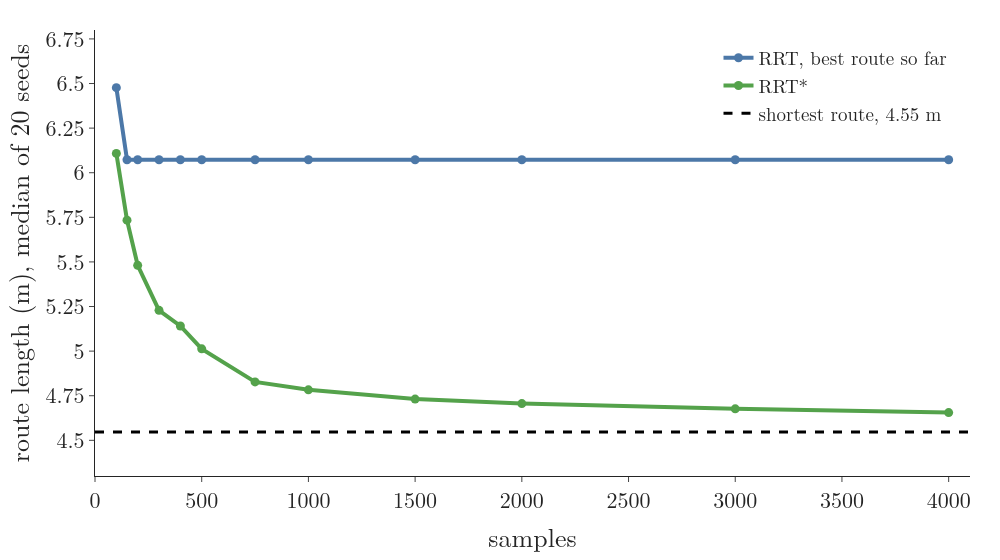

Here is the Python script that generated this plot:
"""Chart: the best route's length against the number of samples, median of 20 seeds, from under the table (4.0, 0.5) to
the doorway centre. RRT keeps growing after its first route and keeps the best one (MR 10.5): it stays at 6.07 m.
RRT* falls towards the shortest route, 4.55 m (dashed): 5.01 m at 500 samples, 4.71 m at 2,000, 4.66 m at 4,000.
Run -> cost_chart.png (and cost_chart.html)"""
from pathlib import Path

import numpy as np
import plotly.graph_objects as go

import rrt
from gifkit import BLUE, FONT, GREEN

here = Path(__file__).parent
REC = (100, 150, 200, 300, 400, 500, 750, 1000, 1500, 2000, 3000, 4000)
star = np.median([[r["best"][k] for k in REC] for r in
                  (rrt.rrt_star(np.random.default_rng(s), n_max=4000, record=REC) for s in range(20))], axis=0)
plain = np.median([[o[k] for k in REC] for o in (rrt.rrt_best(np.random.default_rng(s), REC) for s in range(20))], axis=0)
L_star = rrt.shortest_route()[0]
S = dict(zip(REC, star))
assert round(S[500], 2) == 5.01 and round(S[2000], 2) == 4.71 and round(S[4000], 2) == 4.66
assert all(round(v, 2) == 6.07 for k, v in zip(REC, plain) if k >= 250) and round(L_star, 2) == 4.55
fig = go.Figure()
fig.add_trace(go.Scatter(x=REC, y=plain, mode="lines+markers", name="RRT, best route so far", line=dict(color=BLUE, width=4),
                         marker=dict(size=9)))
fig.add_trace(go.Scatter(x=REC, y=star, mode="lines+markers", name="RRT*", line=dict(color=GREEN, width=4), marker=dict(size=9)))
fig.add_trace(go.Scatter(x=[0, 4100], y=[L_star, L_star], mode="lines", name="shortest route, 4.55 m",
                         line=dict(color="black", width=3, dash="dash")))
fig.update_xaxes(title="samples", range=[0, 4100], dtick=500, showgrid=False)
fig.update_yaxes(title="route length (m), median of 20 seeds", range=[4.3, 6.8], dtick=0.25, showgrid=False)
fig.update_layout(template="simple_white", width=1000, height=560, font=FONT,
                  legend=dict(x=0.98, y=0.98, xanchor="right", yanchor="top", font=dict(size=19)),
                  margin=dict(l=80, r=30, t=30, b=70))
fig.write_image(here / "cost_chart.png", scale=1)
